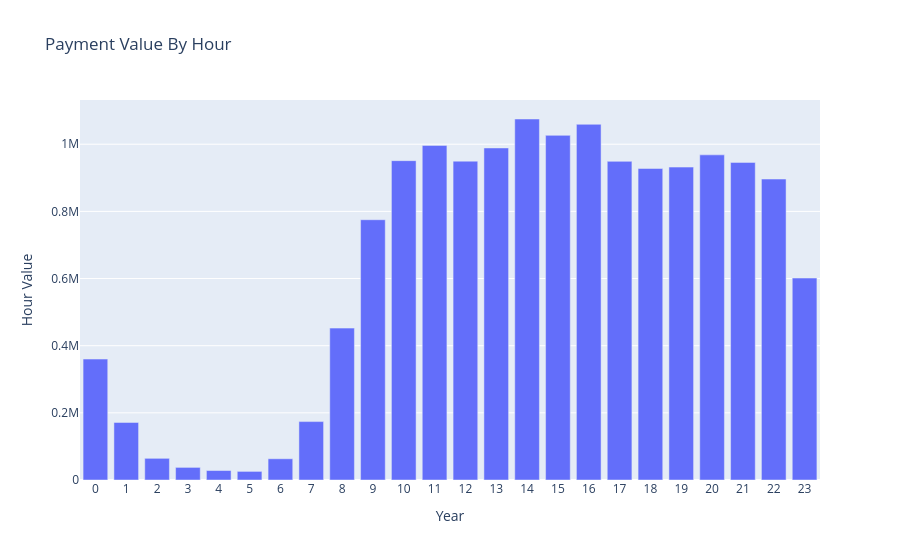

The cell this chart's notebook holds for it:
### Code cell
import plotly.express as px

fig = px.bar(
    x=merged_order_payment_hour.index,
    y=merged_order_payment_hour["payment_value"],
    title="Payment Value By Hour",
    labels={
        "x" : "Year",
        "y" : "Hour Value"
    }
)

# fig.update_xaxes(tickvals=[1, 2, 3, 4])

fig.update_layout(xaxis={"dtick" : 1})

fig.show()

### Figure 1 — Plotly figure (JSON) as saved in the notebook; plotly's stock layout.template omitted (floating-point values rounded to 4 significant figures)
{"data": [{"hovertemplate": "Year=%{x}<br>Hour Value=%{y}<extra></extra>", "legendgroup": "", "marker": {"color": "#636efa", "pattern": {"shape": ""}}, "name": "", "orientation": "v", "showlegend": false, "textposition": "auto", "type": "bar", "x": [0, 1, 2, 3, 4, 5, 6, 7, 8, 9, 10, 11, 12, 13, 14, 15, 16, 17, 18, 19, 20, 21, 22, 23], "xaxis": "x", "y": [360200.0, 171400.0, 64570.0, 37550.0, 28210.0, 25620.0, 63220.0, 173900.0, 452300.0, 775100.0, 951000.0, 996500.0, 949600.0, 988900.0, 1075000.0, 1026000.0, 1059000.0, 949000.0, 927800.0, 931900.0, 968300.0, 945900.0, 896300.0, 601500.0], "yaxis": "y"}], "layout": {"barmode": "relative", "legend": {"tracegroupgap": 0}, "title": {"text": "Payment Value By Hour"}, "xaxis": {"anchor": "y", "domain": [0, 1], "dtick": 1, "title": {"text": "Year"}}, "yaxis": {"anchor": "x", "domain": [0, 1], "title": {"text": "Hour Value"}}}}
